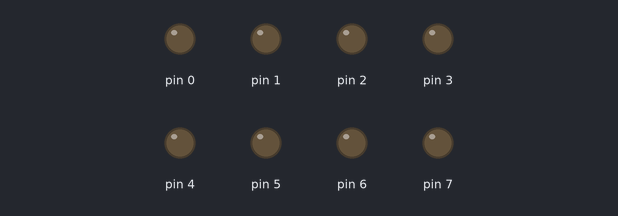
Simulated run of this sketch. Board: Arduino Uno, built with avr-gcc and run on an emulated ATmega328P. Parts: output pins drawn as LEDs (lit = HIGH).

Above: at 0.1 s.
At 5.1 s:
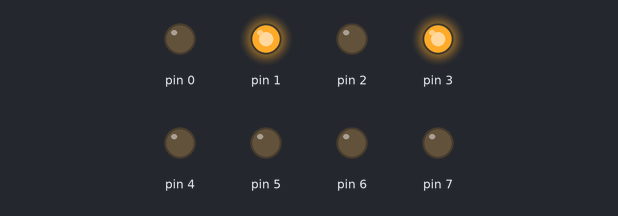
At 10.1 s:
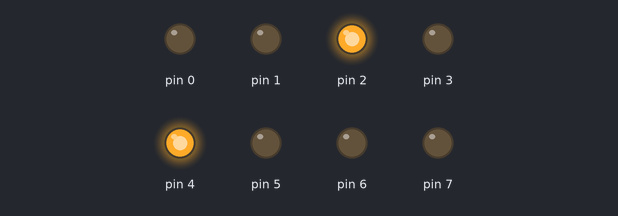
At 20.1 s:
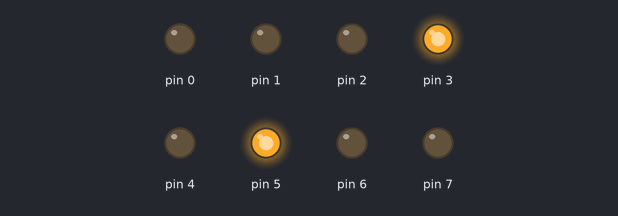
At 30.1 s:
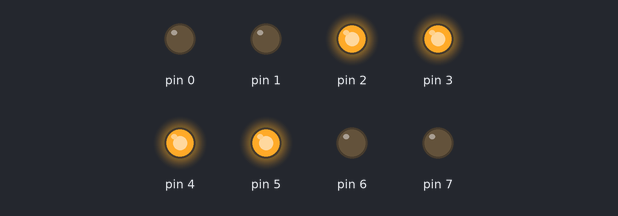
At 39.75 s:
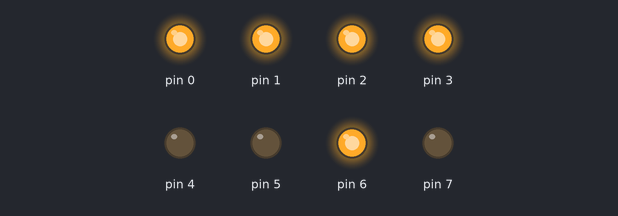
Timing chart, 0 to 40.0 s (numbered marks = the images above):
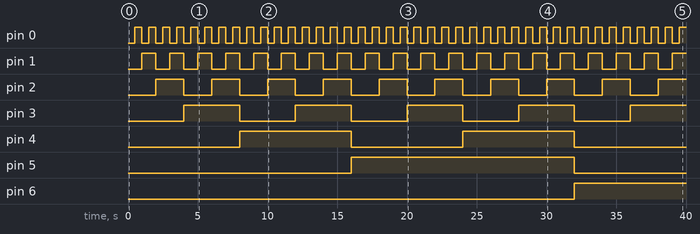

Measured:
- by itself, pin 0: alternates HIGH for 0.50 s and LOW for 0.50 s
- by itself, pin 1: alternates HIGH for 1.0 s and LOW for 1.0 s
- by itself, pin 2: alternates HIGH for 2.0 s and LOW for 2.0 s
- by itself, pin 3: alternates HIGH for 4.0 s and LOW for 4.0 s
- by itself, pin 4: alternates HIGH for 8.0 s and LOW for 8.0 s
- by itself, pin 5: LOW → HIGH at 16.0 s, → LOW 16.0 s later
- by itself, pin 6: LOW → HIGH at 32.0 s

The sketch:

part1__1_.ino
```cpp
void setup()
{
	DDRD |= B11111111;
}

void loop()
{
    for(int i=0; i < 256; i++){
      PORTD = i;
      delay(500);
    }
    PORTD = 0;
}
```
